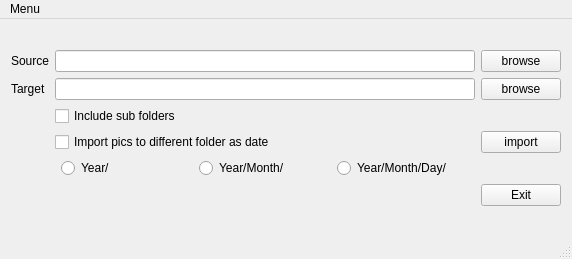
<?xml version="1.0" encoding="UTF-8"?>
<ui version="4.0">
 <class>MainWindow</class>
 <widget class="QMainWindow" name="MainWindow">
  <property name="enabled">
   <bool>true</bool>
  </property>
  <property name="geometry">
   <rect>
    <x>0</x>
    <y>0</y>
    <width>572</width>
    <height>259</height>
   </rect>
  </property>
  <property name="windowTitle">
   <string>MainWindow</string>
  </property>
  <widget class="QWidget" name="centralWidget">
   <property name="enabled">
    <bool>true</bool>
   </property>
   <layout class="QVBoxLayout" name="verticalLayout_2">
    <item>
     <layout class="QGridLayout" name="gridLayout">
      <item row="1" column="0">
       <widget class="QLabel" name="label_source">
        <property name="text">
         <string>Source</string>
        </property>
       </widget>
      </item>
      <item row="1" column="1">
       <widget class="QLineEdit" name="lineEdit_path_source"/>
      </item>
      <item row="1" column="3">
       <widget class="QPushButton" name="button_browse_source">
        <property name="text">
         <string>browse</string>
        </property>
       </widget>
      </item>
      <item row="3" column="1">
       <widget class="QLineEdit" name="lineEdit_path_target"/>
      </item>
      <item row="3" column="3">
       <widget class="QPushButton" name="button_browse_target">
        <property name="text">
         <string>browse</string>
        </property>
       </widget>
      </item>
      <item row="6" column="3">
       <widget class="QPushButton" name="button_quit">
        <property name="text">
         <string>Exit</string>
        </property>
       </widget>
      </item>
      <item row="3" column="0">
       <widget class="QLabel" name="label_target">
        <property name="text">
         <string>Target</string>
        </property>
       </widget>
      </item>
      <item row="5" column="3">
       <widget class="QPushButton" name="button_import">
        <property name="text">
         <string>import</string>
        </property>
       </widget>
      </item>
      <item row="5" column="1">
       <layout class="QVBoxLayout" name="verticalLayout">
        <item>
         <widget class="QCheckBox" name="checkBox_includeSubDir">
          <property name="text">
           <string>Include sub folders</string>
          </property>
         </widget>
        </item>
        <item>
         <widget class="QCheckBox" name="checkBox_dirAsDate">
          <property name="text">
           <string>Import pics to different folder as date</string>
          </property>
         </widget>
        </item>
        <item>
         <layout class="QHBoxLayout" name="horizontalLayout">
          <property name="leftMargin">
           <number>6</number>
          </property>
          <property name="rightMargin">
           <number>6</number>
          </property>
          <item>
           <widget class="QRadioButton" name="radioBtn_dirAsY">
            <property name="text">
             <string>Year/</string>
            </property>
           </widget>
          </item>
          <item>
           <widget class="QRadioButton" name="radioBtn_dirAsYM">
            <property name="text">
             <string>Year/Month/</string>
            </property>
           </widget>
          </item>
          <item>
           <widget class="QRadioButton" name="radioBtn_dirAsYMD">
            <property name="text">
             <string>Year/Month/Day/</string>
            </property>
           </widget>
          </item>
         </layout>
        </item>
       </layout>
      </item>
     </layout>
    </item>
   </layout>
  </widget>
  <widget class="QMenuBar" name="menuBar">
   <property name="geometry">
    <rect>
     <x>0</x>
     <y>0</y>
     <width>572</width>
     <height>22</height>
    </rect>
   </property>
   <widget class="QMenu" name="menu_Menu">
    <property name="title">
     <string>Menu</string>
    </property>
    <addaction name="actionSource"/>
    <addaction name="actionTarget"/>
    <addaction name="actionImport"/>
    <addaction name="actionExit"/>
    <addaction name="separator"/>
    <addaction name="actionAbout"/>
    <addaction name="actionAbout_QT"/>
   </widget>
   <addaction name="menu_Menu"/>
  </widget>
  <widget class="QStatusBar" name="statusBar"/>
  <action name="actionAbout">
   <property name="text">
    <string>about</string>
   </property>
   <property name="shortcut">
    <string>F1</string>
   </property>
  </action>
  <action name="actionSource">
   <property name="text">
    <string>Source</string>
   </property>
   <property name="shortcut">
    <string>Ctrl+O</string>
   </property>
  </action>
  <action name="actionTarget">
   <property name="text">
    <string>Target</string>
   </property>
   <property name="shortcut">
    <string>Ctrl+S</string>
   </property>
  </action>
  <action name="actionImport">
   <property name="text">
    <string>Import</string>
   </property>
   <property name="shortcut">
    <string>Ctrl+R</string>
   </property>
  </action>
  <action name="actionExit">
   <property name="text">
    <string>Exit</string>
   </property>
   <property name="shortcut">
    <string>Ctrl+W</string>
   </property>
  </action>
  <action name="actionAbout_QT">
   <property name="text">
    <string>about QT</string>
   </property>
   <property name="shortcut">
    <string>F2</string>
   </property>
  </action>
 </widget>
 <layoutdefault spacing="6" margin="11"/>
 <tabstops>
  <tabstop>lineEdit_path_source</tabstop>
  <tabstop>lineEdit_path_target</tabstop>
  <tabstop>button_browse_source</tabstop>
  <tabstop>button_browse_target</tabstop>
  <tabstop>checkBox_includeSubDir</tabstop>
  <tabstop>checkBox_dirAsDate</tabstop>
  <tabstop>radioBtn_dirAsY</tabstop>
  <tabstop>radioBtn_dirAsYM</tabstop>
  <tabstop>radioBtn_dirAsYMD</tabstop>
  <tabstop>button_import</tabstop>
  <tabstop>button_quit</tabstop>
 </tabstops>
 <resources/>
 <connections/>
</ui>
